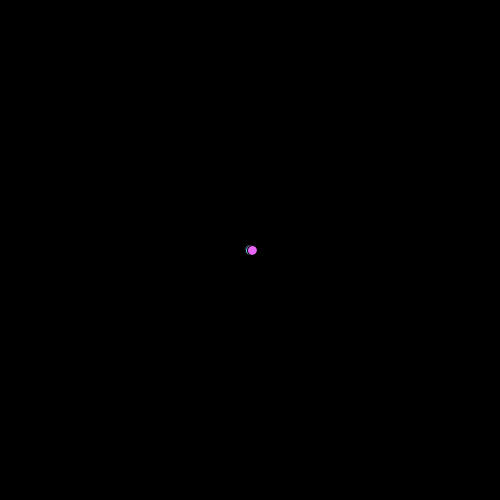
Frame 1 (no input)
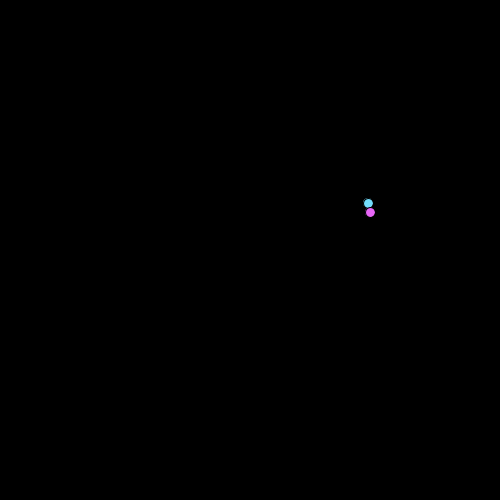
Frame 60 (the mouse pressed at the canvas centre just before this capture)
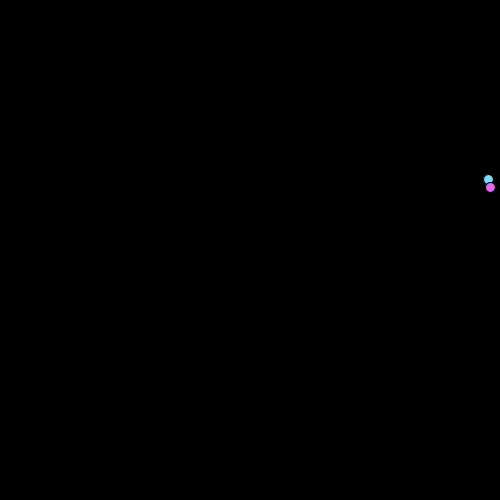
Frame 120 (the mouse held since frame 60 and released just before this capture)

The Processing sketch that drew these frames (run headless with seeded random() and noise(); from frame 60 on, the mouse is pressed at the canvas centre):

// Processing sketch: sofias11e00
// ── sofias11e00.pde
/* Universidad del Desarrollo - Facultad de Diseño - Diseño Digital - 6to semestre - 
 Expresión Digital II - Sofía Oller Vidal - s11e00 */

Sofia s; //Se declara la clase

void setup() {
  size(500, 500);
  s = new Sofia();
}

void draw() {
  background(#000000);

  s.juntas(); //Se dibujan los métodos declarados en clase Sofia.
  s.ola(10, frameCount * .1); //Se dibuja el movimiento de los métodos.
}
// ── Sofia.pde
class Sofia { //Se inicializa la clase Sofia.
  float x, y, vx, vy;
  color c, r, b, n;

  //Se inicializa el CONSTRUCTOR
  Sofia () {
    c = (#73DDFC); //celeste
    r = (#E866F7); //rosado
    vx = 2;
    vy = 0;
    x = 250;
    y = 250;
  }

  //Se inicializan los MÉTODOS
  void juntas() {
    balon();
    movimiento();
    bola();
  }

  void balon() {
    fill(c);
    ellipse(x, y, 10, 10);
  }

  void bola() {
    fill(r);
    ellipse(x, y, 10, 10);
  }

  void ola(float amt, float a) {
    vy = amt * cos(a);
  }

  void movimiento() {
    if (x > width) {
      x = 0;
    }
    x += vx;
    y += vy;
  }
}
